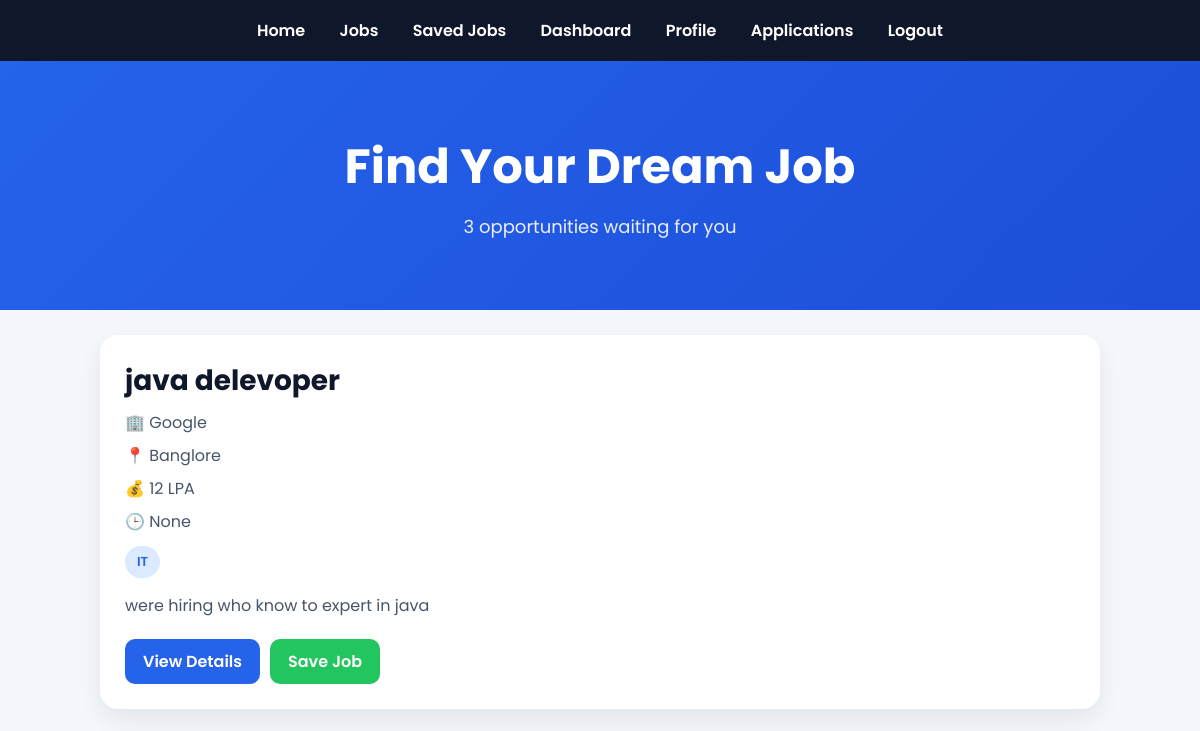
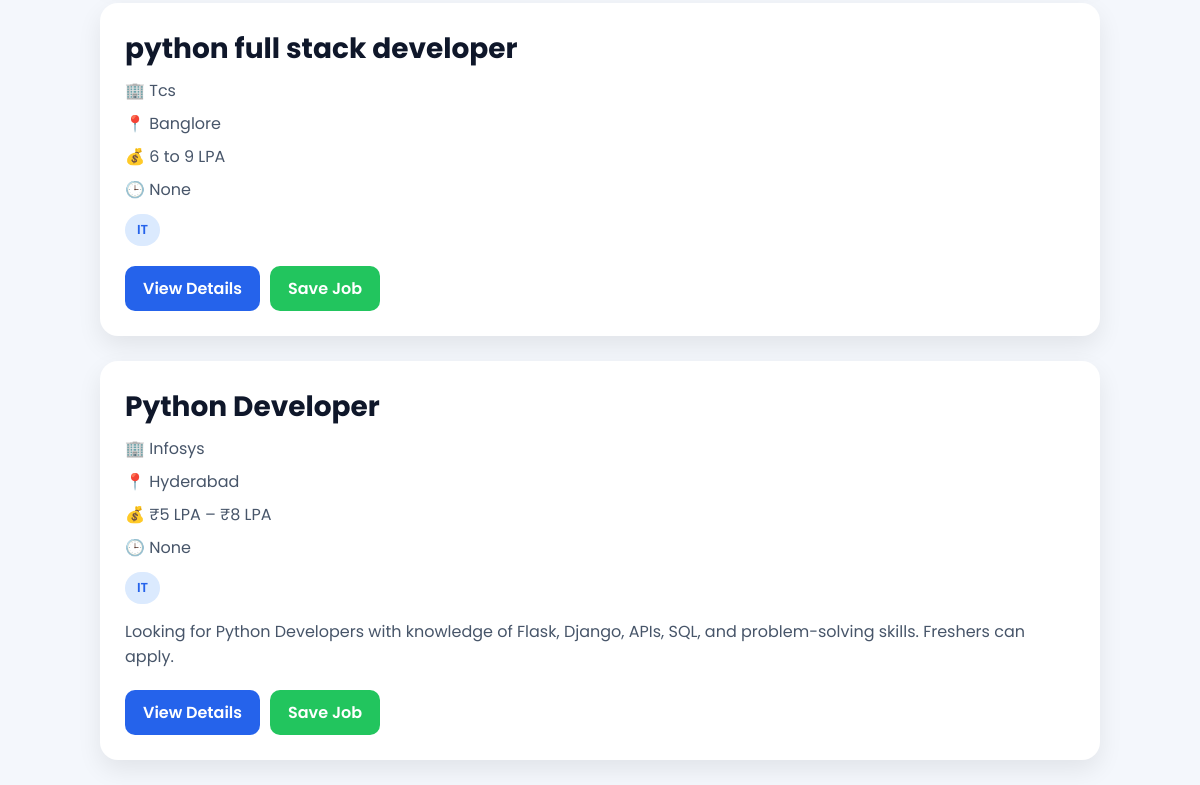
/jobs, run on an earlier commit of the app's database (2 pictures, top to bottom).
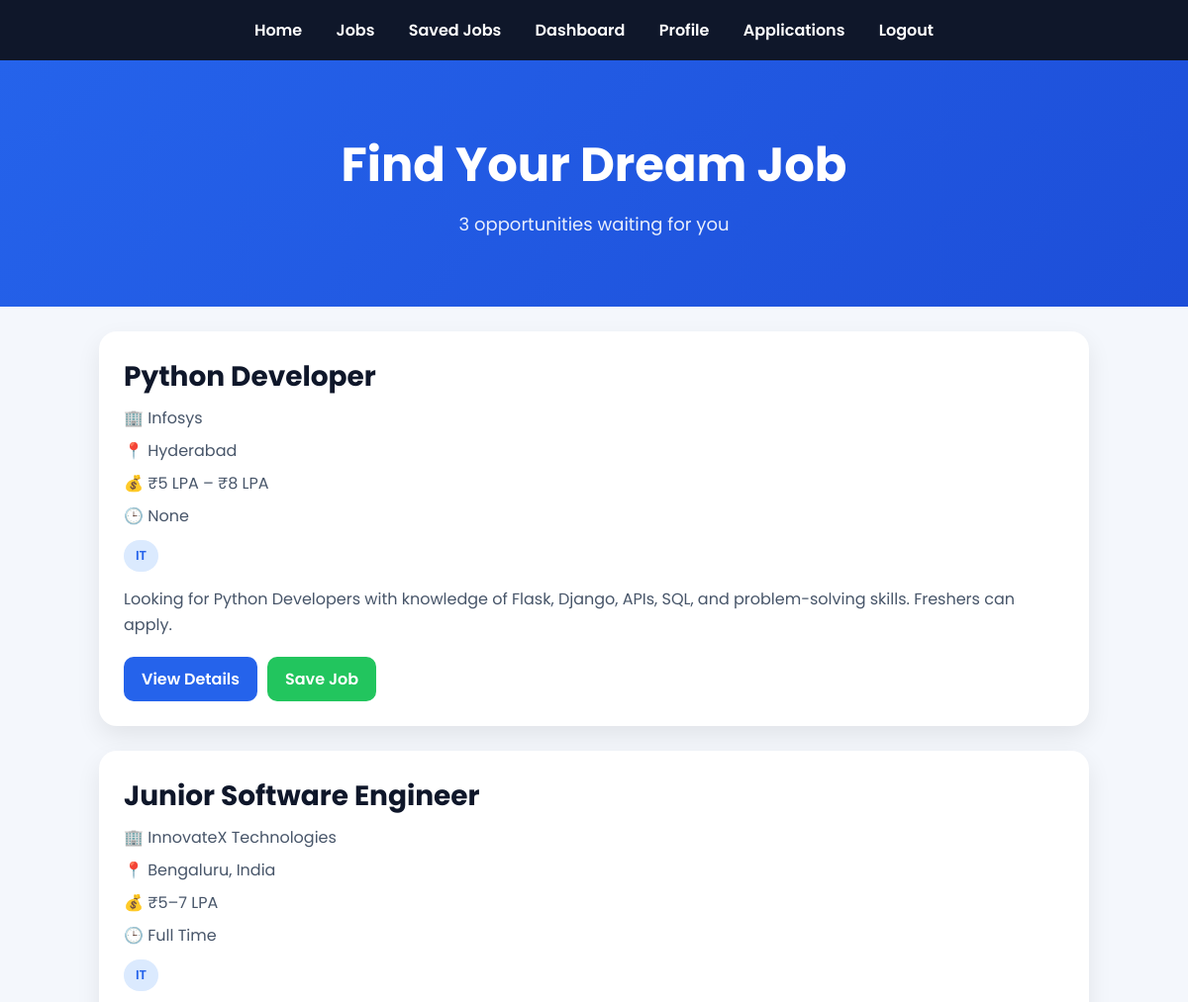
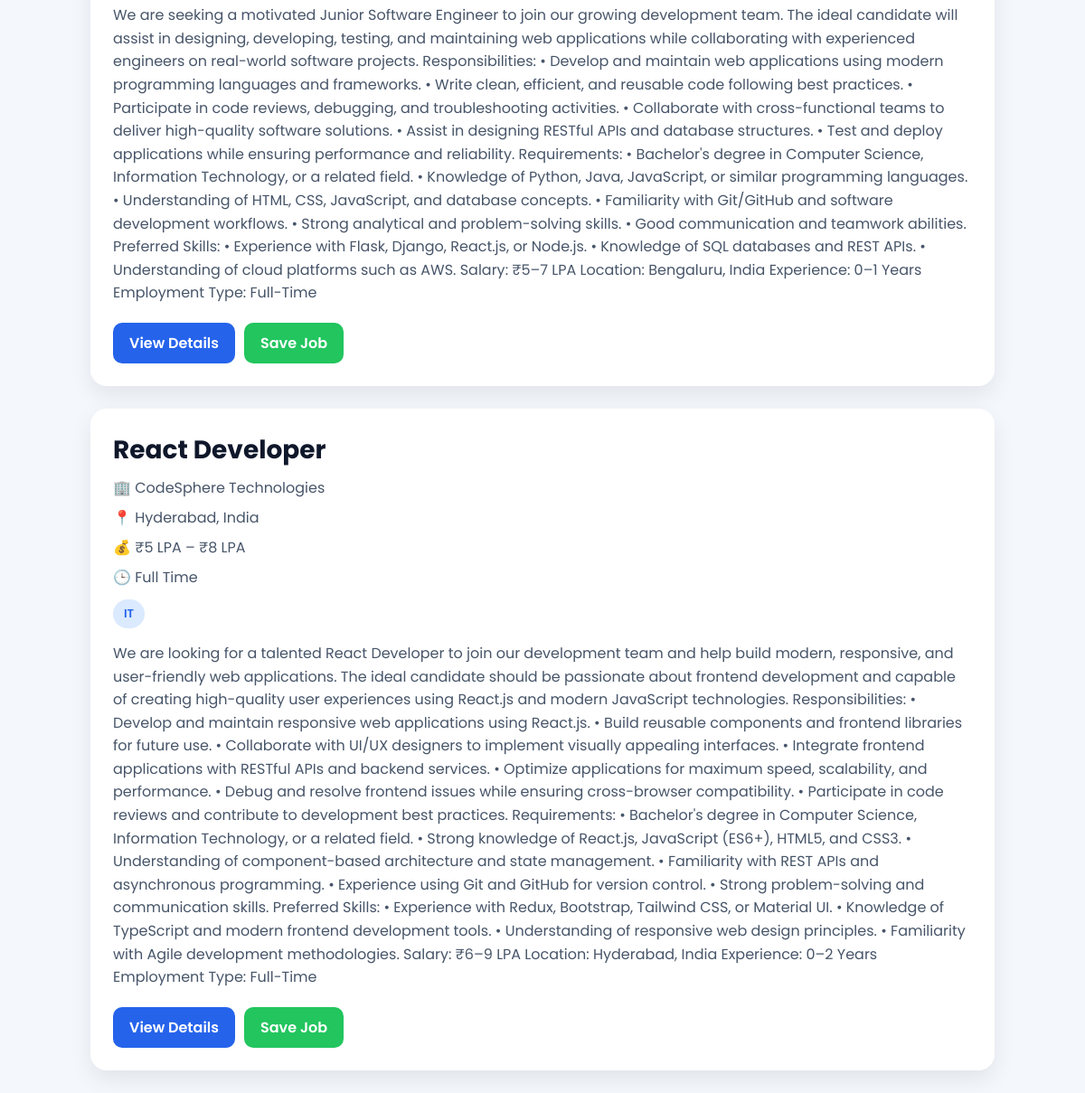
And on a later commit of the database (2 pictures, top to bottom).
### tables this page shows
CREATE TABLE jobs(
id INTEGER PRIMARY KEY AUTOINCREMENT,
title TEXT,
company TEXT,
category TEXT,
description TEXT,
location TEXT,
salary TEXT
, job_type TEXT);

### app.py (the view)
@app.route("/jobs")
def jobs():
    search = request.args.get("search")
    category = request.args.get("category")
    conn = get_db()
    query = "SELECT * FROM jobs WHERE 1=1"
    params = []
    if search:
        query += " AND title LIKE ?"
        params.append('%' + search + '%')
    if category:
        query += " AND category=?"
        params.append(category)
    jobs = conn.execute(query, params).fetchall()
    return render_template("jobs.html", jobs=jobs, total=len(jobs))

### app.py (called while the page is built)
def get_db():
    db_path = os.path.join(os.getcwd(), "database.db")
    print("Using DB:", db_path)   # 👈 DEBUG (important)
    conn = sqlite3.connect(db_path)
    conn.row_factory = sqlite3.Row  # ⭐ professional upgrade
    return conn

### templates/jobs.html (shortened to what this page needs)
<!DOCTYPE html>
<html lang="en">
<head>
</head>
<body>
<div class="navbar">
<a href="/">Home</a>
<a href="/jobs">Jobs</a>
<a href="/saved_jobs">Saved Jobs</a>
<a href="/dashboard">Dashboard</a>
<a href="/profile">Profile</a>
<a href="/my_applications">Applications</a>
<a href="/logout">Logout</a>
</div>
<div class="hero">
<h1>Find Your Dream Job</h1>
<p>{{ total }} opportunities waiting for you</p>
</div>
{% for job in jobs %}
<div class="job-card">
<div class="job-title">
{{ job[1] }}
</div>
<div class="company">
🏢 {{ job[2] }}
</div>
<div class="company">
📍 {{ job[5] }}
</div>
<div class="company">
💰 {{ job[6] }}
</div>
<div class="company">
🕒 {{ job[7] }}
</div>
<div class="category">
{{ job[3] }}
</div>
<div class="description">
{{ job[4] }}
</div>
<div class="actions">
<a href="/job/{{ job[0] }}" class="btn">
View Details
</a>
<a href="/save_job/{{ job[0] }}" class="btn save-btn">
Save Job
</a>
</div>
</div>
{% endfor %}
</body>
</html>

### templates/jobs.html (style rules this page uses)
* { margin:0; padding:0; box-sizing:border-box; font-family:'Poppins',sans-serif; }
body { background:#f4f7fc; }
.navbar { background:#0f172a; padding:18px; text-align:center; }
.navbar a { color:white; text-decoration:none; margin:15px; font-weight:600; }
.hero { background:linear-gradient(135deg,#2563eb,#1d4ed8); color:white; text-align:center; padding:70px 20px; }
.hero h1 { font-size:48px; margin-bottom:10px; }
.hero p { font-size:18px; opacity:.9; }
.job-card { background:white; width:85%; max-width:1000px; margin:25px auto; padding:25px; border-radius:18px; box-shadow:0 10px 25px rgba(0,0,0,.08); transition:.3s; }
.job-title { font-size:28px; font-weight:700; color:#0f172a; }
.company { color:#475569; margin-top:8px; }
.category { display:inline-block; background:#dbeafe; color:#2563eb; padding:6px 12px; border-radius:20px; margin-top:12px; font-size:13px; font-weight:600; }
.description { margin-top:15px; color:#475569; line-height:1.6; }
.actions { margin-top:20px; display:flex; gap:10px; flex-wrap:wrap; }
.btn { background:#2563eb; color:white; padding:10px 18px; border-radius:10px; text-decoration:none; font-weight:600; }
.save-btn { background:#22c55e; }

What changed in the data, as far as the page shows it:
removed jobs: title "java delevoper", company "Google", location "Banglore", salary "12 LPA", job "None", category "IT", description "were hiring who know to expert in java"
removed jobs: title "python full stack developer", company "Tcs", location "Banglore", salary "6 to 9 LPA", job "None", category "IT"
added jobs: title "Junior Software Engineer", company "InnovateX Technologies", location "Bengaluru, India", salary "₹5–7 LPA", job_type "Full Time", category "IT", description "We are seeking a motivated Junior Software Engineer to join our growing development team. The ideal candidate will assist in designing, developing, testing, and maintaining web applications while collaborating with experienced engineers on real-world software projects. Responsibilities: • Develop and maintain web applications using modern programming languages and frameworks. • Write clean, efficient, and reusable code following best practices. • Participate in code reviews, debugging, and troubleshooting activities. • Collaborate with cross-functional teams to deliver high-quality software solutions. • Assist in designing RESTful APIs and database structures. • Test and deploy applications…"
added jobs: title "React Developer", company "CodeSphere Technologies", location "Hyderabad, India", salary "₹5 LPA – ₹8 LPA", job_type "Full Time", category "IT", description "We are looking for a talented React Developer to join our development team and help build modern, responsive, and user-friendly web applications. The ideal candidate should be passionate about frontend development and capable of creating high-quality user experiences using React.js and modern JavaScript technologies. Responsibilities: • Develop and maintain responsive web applications using React.js. • Build reusable components and frontend libraries for future use. • Collaborate with UI/UX designers to implement visually appealing interfaces. • Integrate frontend applications with RESTful APIs and backend services. • Optimize applications for maximum speed, scalability, and performance. •…"
